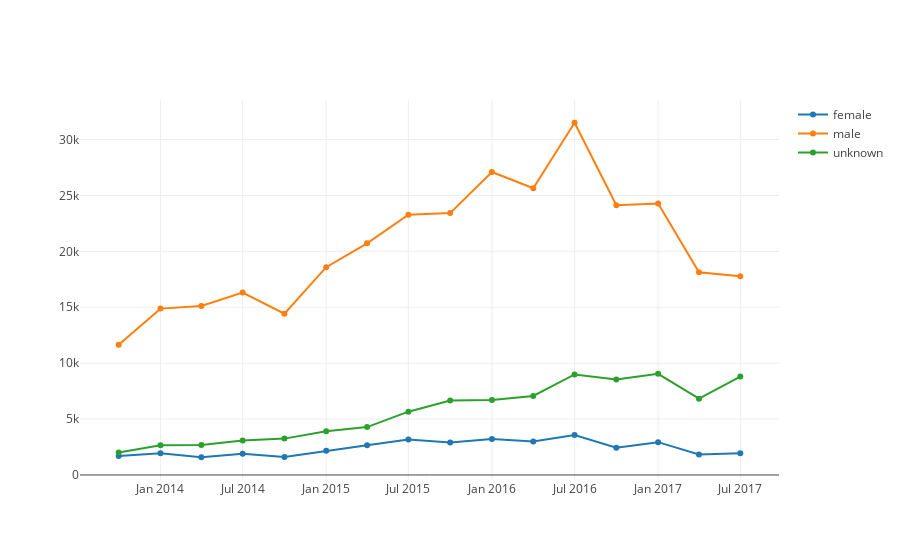

Notebook cell for this chart:
### Code cell
draw_evolutionary_chart("key_as_string", METRIC_NAME)
